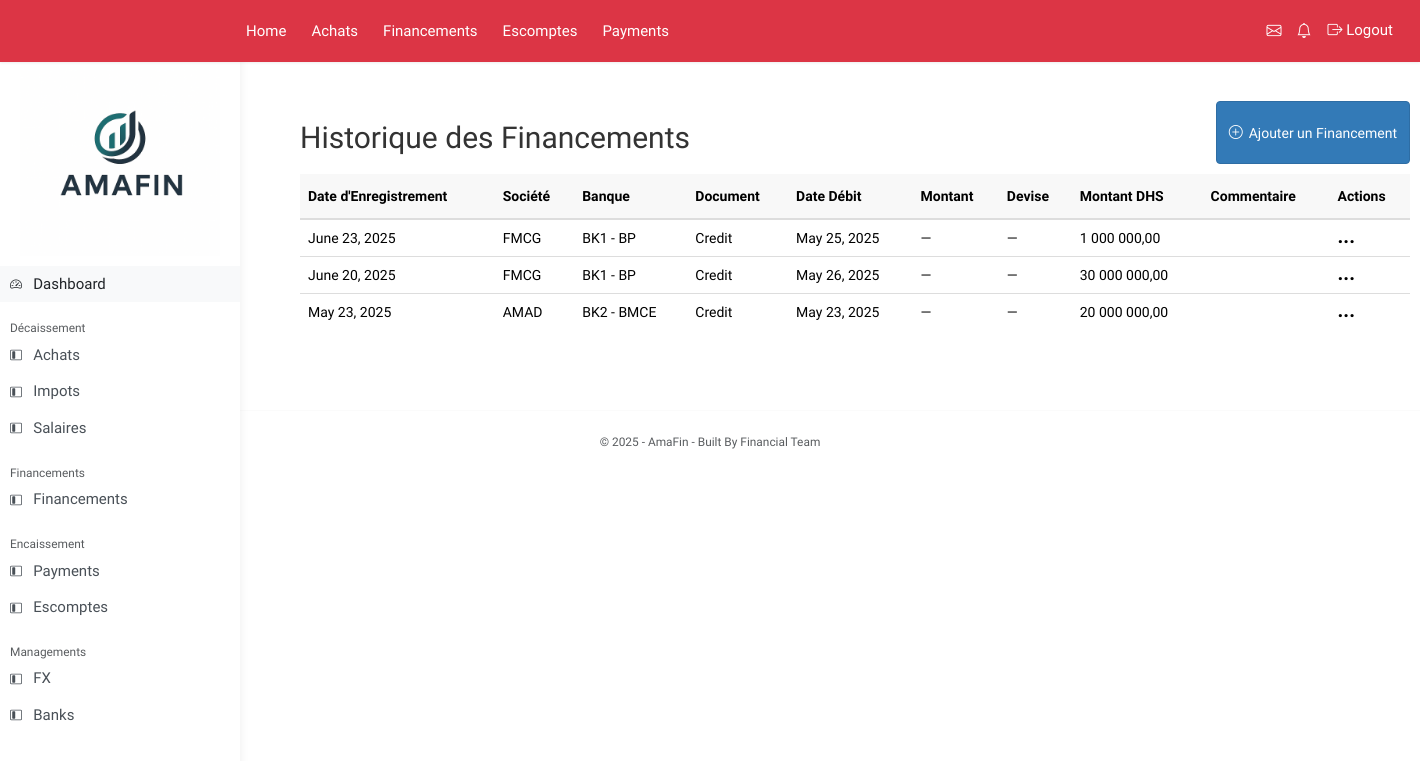
Page /financement/ (signed in) on the committed database.
### dashboard/models.py (models this page shows, shortened)
class Financement(models.Model):
    SOCIETE_CHOICES = [
        ('AMAD','AMAD'),
        ('FMCG','FMCG'),
        ('AMAP','AMAP'),
        ('SULFO','SULFO'),
        ('ENGINUP','ENGINUP'),
        ('ENOSIS','ENOSIS'),
        ('LAC','LAC'),
        ('TODAYWORKS','TODAYWORKS'),
    ]
    Document_CHOICES = [
        ('Credit','Credit'),
    ]
    date_enregistrement = models.DateField(default=now, editable=False)
    societe = models.CharField(max_length=100, choices=SOCIETE_CHOICES)
    banque = models.ForeignKey(Bank, on_delete=models.PROTECT)
    document = models.CharField(max_length=100,choices=Document_CHOICES)
    date_debit = models.DateField(blank=True, null=True)
    montant = models.DecimalField(max_digits=30, decimal_places=5,blank=True, null=True)
    devise = models.CharField(max_length=10,blank=True, null=True)
    montant_dhs = models.DecimalField(max_digits=30, decimal_places=5)
    commentaire = models.TextField(blank=True, null=True)

class Bank(models.Model):
    custom_id = models.CharField(max_length=10, unique=True, editable=False)
    banque = models.CharField(max_length=100,unique=True)
    limit_finex = models.DecimalField(max_digits=30, decimal_places=5, null=True, blank=True)
    taux_interet_finex = models.DecimalField(max_digits=10, decimal_places=5, null=True, blank=True)
    interet_fix = models.DecimalField(max_digits=10, decimal_places=5, null=True, blank=True)
    def __str__(self):
        return f"{self.custom_id} - {self.banque}"

### dashboard/views.py (the view)
# urls.py: path("financement/", views.financement_table_view, name="financement-table"),
def financement_table_view(request):
    form = FinancementForm(request.POST or None)
    if request.method == "POST" and form.is_valid():
        form.save()
        return redirect("financement-table")
    financements = Financement.objects.all().order_by("-date_enregistrement")
    return render(request, "dashboard/financement.html", {"form": form, "financements": financements})

### dashboard/templatetags/custom_filters.py (called while the page is built)
@register.filter
def accounting_format(value):
    try:
        value = float(value)
        return f"{value:,.2f}".replace(",", " ").replace(".", ",")
    except (ValueError, TypeError):
        return value

### templates/dashboard/financement.html (shortened to what this page needs)
{% extends "layouts/base.html" %}
{% load widget_tweaks %}
{% load custom_filters %}
{% load static %}
{% block content %}
<div class="container mt-4">
  <div class="flex-grow-1 p-4">
    <div class="d-flex justify-content-between mb-3">
      <h2>Historique des Financements</h2>
      <button id="add-new-financement" data-url="{% url 'financement-create-ajax' %}" class="btn btn-primary">
        <i class="bi bi-plus-circle me-1"></i> Ajouter un Financement
      </button>
    </div>
    <table id="financement-table" class="table table-borderless table-hover">
      <thead>
        <tr>
          <th>Date d'Enregistrement</th>
          <th>Société</th>
          <th>Banque</th>
          <th>Document</th>
          <th>Date Débit</th>
          <th>Montant</th>
          <th>Devise</th>
          <th>Montant DHS</th>
          <th>Commentaire</th>
          <th class="no-sort">Actions</th>
        </tr>
      </thead>
      <tbody>
        {% for financement in financements %}
        <tr>
          <td>{{ financement.date_enregistrement }}</td>
          <td>{{ financement.societe }}</td>
          <td>{{ financement.banque }}</td>
          <td>{{ financement.document }}</td>
          <td>{{ financement.date_debit|default_if_none:"—" }}</td>
          <td>{{ financement.montant|accounting_format|default_if_none:"—" }}</td>
          <td>{{ financement.devise|default_if_none:"—" }}</td>
          <td>{{ financement.montant_dhs|accounting_format }}</td>
          <td>{{ financement.commentaire|default_if_none:"—" }}</td>
          <td>
            <div class="dropdown">
              <button class="btn-sm btn-light" id="Drop_btn" data-bs-toggle="dropdown" aria-expanded="false">...</button>
            </div>
          </td>
        </tr>
        {% endfor %}
      </tbody>
    </table>
  </div>
</div>
{% endblock %}

### static/css/sidebar.css (style rules this page uses)
:root { --sidebar-width: 240px; --navbar-height: 56px; }

### static/css/base.css (style rules this page uses)
body { font-family: "Quicksand", sans-serif; }

### static/css/achat.css (style rules this page uses)
.table thead { background-color: #f8f8f8 !important; }
.table thead>tr>th { background-color: #f8f8f8 !important; padding: 12px 8px; }
#Drop_btn { background: none; border: none; font-weight: 900; padding: 0; font-size: 20px; line-height: 0; }

### rows in the picture
Financement: date_enregistrement "June 23, 2025", societe "FMCG", banque "BK1 - BP", document "Credit", date_debit "May 25, 2025", montant|accounting_format "—", devise "—", montant_dhs|accounting_format "1 000 000,00"
Financement: date_enregistrement "June 20, 2025", societe "FMCG", banque "BK1 - BP", document "Credit", date_debit "May 26, 2025", montant|accounting_format "—", devise "—", montant_dhs|accounting_format "30 000 000,00"
Financement: date_enregistrement "May 23, 2025", societe "AMAD", banque "BK2 - BMCE", document "Credit", date_debit "May 23, 2025", montant|accounting_format "—", devise "—", montant_dhs|accounting_format "20 000 000,00"
